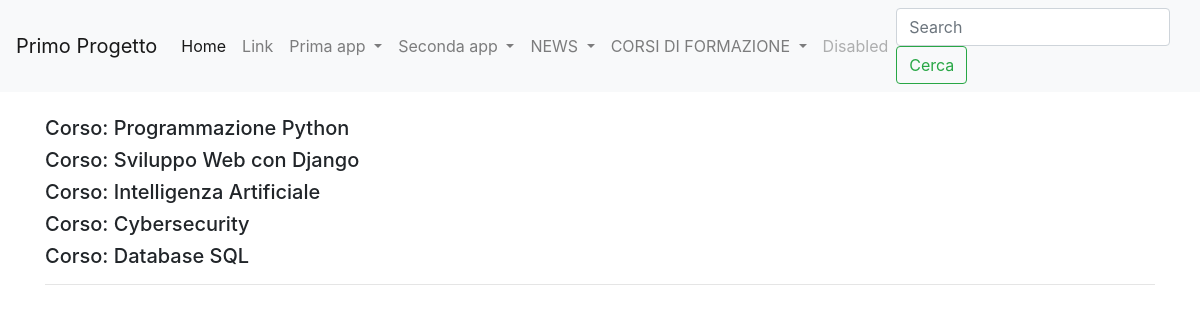
The app's page /query_a with its own data.
### corsi_formazione/models.py (models this page shows)
class Corso(models.Model):
    titolo = models.CharField(max_length=100)
    descrizione = models.TextField
    data_inizio = models.DateField(default=datetime.now(), blank=True)
    data_fine = models.DateField(default=datetime.now(), blank=True)
    posti_disponibili = models.IntegerField(blank=True, default=0)
    def __str__(self):
        return self.titolo
    class Meta:
        verbose_name = "Corso"
        verbose_name_plural = "Corsi"

### corsi_formazione/views.py (the view)
# urls.py: path('query_a', query_a, name = "query_a"),
def query_a(request):
    query_a = Corso.objects.order_by('data_inizio');
    context = {
        'query_a': query_a,
    }
    return render(request,'view_a.html',context)

### corsi_formazione/templates/view_a.html (shortened to what this page needs)
{%extends 'base.html'%}
{% block content %}
{% for corso in query_a %}
<h5>Corso: {{corso}}</h5>
{% endfor %}
<hr>
{% endblock content %}

### records on screen
Corso: titolo "Programmazione Python"
Corso: titolo "Sviluppo Web con Django"
Corso: titolo "Intelligenza Artificiale"
Corso: titolo "Cybersecurity"
Corso: titolo "Database SQL"
